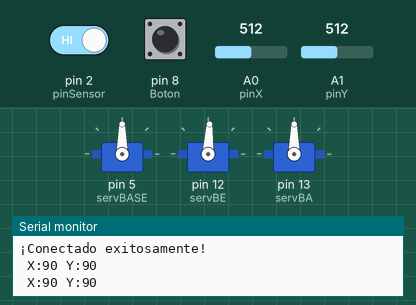
This sketch was run on a simulated Arduino Uno, built with avr-gcc and run on an emulated ATmega328P. Shown: 3 × servo, the last lines printed to the serial monitor. The inputs (shaded band) are chosen by the test bench; at power-on: A0 (pinX) = 512, A1 (pinY) = 512, pin 2 (pinSensor) HIGH, pin 8 (Boton) LOW. WiFi joins after 1.5 s; servers stay silent unless stated; no MQTT or app messages arrive unless stated.

Above: at 3.7 s.
3.8 s: A0 (pinX) set to 716
At 5.6 s:
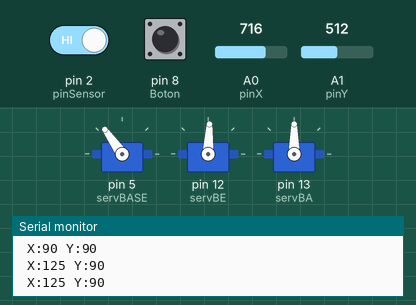
6.0 s: A1 (pinY) set to 716
At 7.2 s:
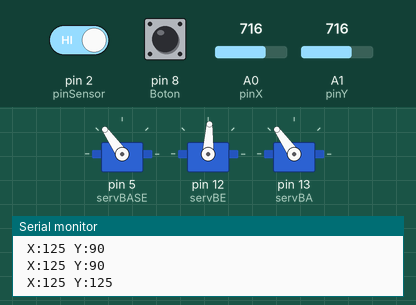
8.0 s: A0 (pinX) set to 900
At 9.7 s:
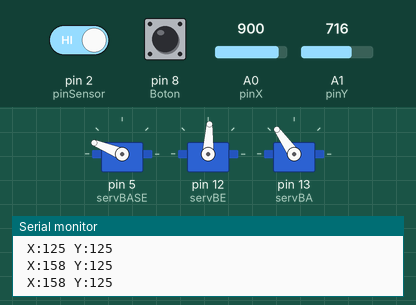
10.0 s: A1 (pinY) set to 900
At 11.6 s:
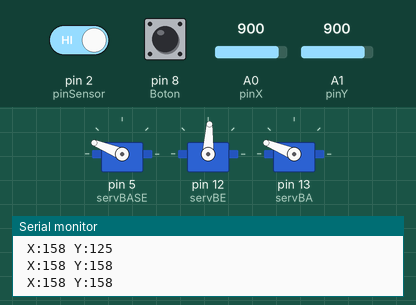
12.0 s: A0 (pinX) set to 1023
At 13.2 s:
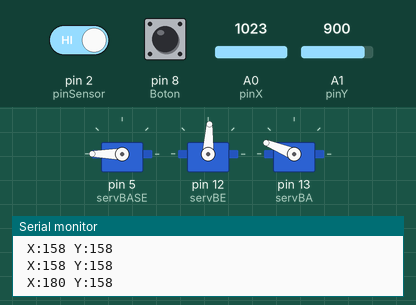
14.0 s: A1 (pinY) set to 1023
At 16.0 s:
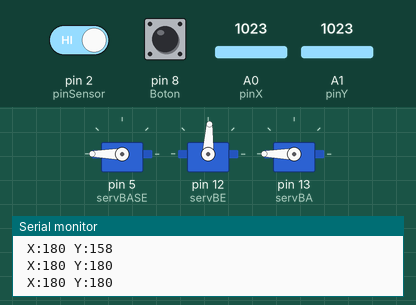
Timing chart, 0 to 17.0 s (numbered marks = the images above; inputs shaded):
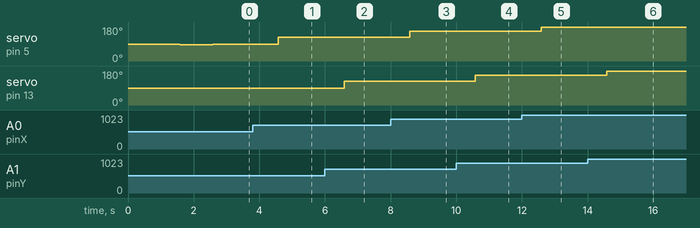

The sketch:

G402_pelea_robots_J2.ino
```cpp
#include <Servo.h>
#include <Ethernet.h>
#include <MQTT.h>

const int pinX = A0; // eje X Base
const int pinY = A1; // eje Y Brazo escudo
int servBASE = 5;    // Base
int servBA = 13;     // brazo ataque
int servBE = 12;     // escudo
int Boton = 8;
int cont = 0;
const int pinSensor = 2;
const int pinLED = 9;
Servo base;
Servo brazo1;
Servo brazo2;
int EstadoBoton=0;


// REDES
const char mqtt_broker[] = "broker.emqx.io";
String TopicoSalida = "G402/Robot";
String jugador = "J2";
char ipBuffer[16];
byte mac[] = {0xA0, 0xB0, 0xC0, 0xD0, 0xEE, 0xFF};

EthernetClient net;
MQTTClient client;


void ConectarRed(){
  // start the Ethernet connection:
  Serial.println("Initialize Ethernet with DHCP:");
  if (Ethernet.begin(mac) == 0) {
    Serial.println("Failed to configure Ethernet using DHCP");
    // Check for Ethernet hardware present
    if (Ethernet.hardwareStatus() == EthernetNoHardware) {
      Serial.println("Ethernet shield was not found.  Sorry, can't run without hardware. :(");
      while (true) {
        delay(1); // do nothing, no point running without Ethernet hardware
      }
    }
    if (Ethernet.linkStatus() == LinkOFF) {
      Serial.println("Ethernet cable is not connected.");
    }

  } else {
    Serial.print("  DHCP assigned IP ");
    Serial.println(Ethernet.localIP());
    Serial.println(Ethernet.dnsServerIP());
    Serial.println(Ethernet.gatewayIP());
    IPAddress ip = Ethernet.localIP();
    sprintf(ipBuffer, "%d.%d.%d.%d", ip[0], ip[1], ip[2], ip[3]);
  }
}
// IoT configuracion MQTT
void connect() {
  Serial.println(mqtt_broker);
  client.begin(mqtt_broker, net);
  Serial.println("connecting...");
  while (!client.connect("RobotJ2")) {
    Serial.print(".");
    delay(1000);
  }
  Serial.println(F("\n¡Conectado exitosamente!"));
  String ID = "{\"Jugador\":" + jugador + ",\"IP\":" + ipBuffer + "}";
  client.publish("G408/control", ID );
}

void enviarDatos() {
  if (client.connected()) {
    // JSON válido
    String json =
        "{\"Jugador\":" + jugador + ",\"Puntaje\":" + cont + "}";
    if (client.publish(TopicoSalida, json)) {
      Serial.println(F("Datos MQTT enviados con éxito:"));
      Serial.println(json);
    } else {
      Serial.println(F("Error al enviar mensaje MQTT."));
    }
  }
}


void setup() {
  Serial.begin(9600);
  ConectarRed();
  connect();

  pinMode(Boton, INPUT);

  int lectura = digitalRead(pinSensor);
  // sensor
  if (lectura == LOW) {
  }
  // Servos
  base.attach(servBASE);
  brazo1.attach(servBE);
  brazo2.attach(servBA);
  // Posición inicial
  base.write(87);   // base
  brazo1.write(87); // brazo escudo
  brazo2.write(90); // Brazo ataque
  delay(1000);
}
void loop() {
  // stick
  EstadoBoton = digitalRead(Boton);
  int valorX = analogRead(pinX);
  int valorY = analogRead(pinY);
  valorX = map(valorX, 0, 1023, 0, 180); // Base
  valorY = map(valorY, 0, 1023, 0, 180); // Brazo Escudo
  Serial.print(" X:");
  Serial.print(valorX);
  Serial.print(" Y:");
  Serial.println(valorY);
  //delay(200);
  // Servos
  //  Girar la base
  base.write(valorX);
  //delay(200);

  // Subir brazo ataque
  brazo2.write(valorY);
  //delay(200);

  // boton
  if (EstadoBoton == HIGH) {
    cont++;
    Serial.println(String(cont));
    enviarDatos();

  }
  delay(1000);
}
```

Measured:
- after the input at 3.8 s, servo on pin 5 (servBASE): 90° → 125° after 0.78 s
- after the input at 6.0 s, servo on pin 13 (servBA): 90° → 125° after 0.58 s
- after the input at 8.0 s, servo on pin 5 (servBASE): 125° → 158° after 0.58 s
- after the input at 10.0 s, servo on pin 13 (servBA): 125° → 158° after 0.59 s
- after the input at 12.0 s, servo on pin 5 (servBASE): 158° → 180° after 0.59 s
- after the input at 14.0 s, servo on pin 13 (servBA): 158° → 180° after 0.59 s
